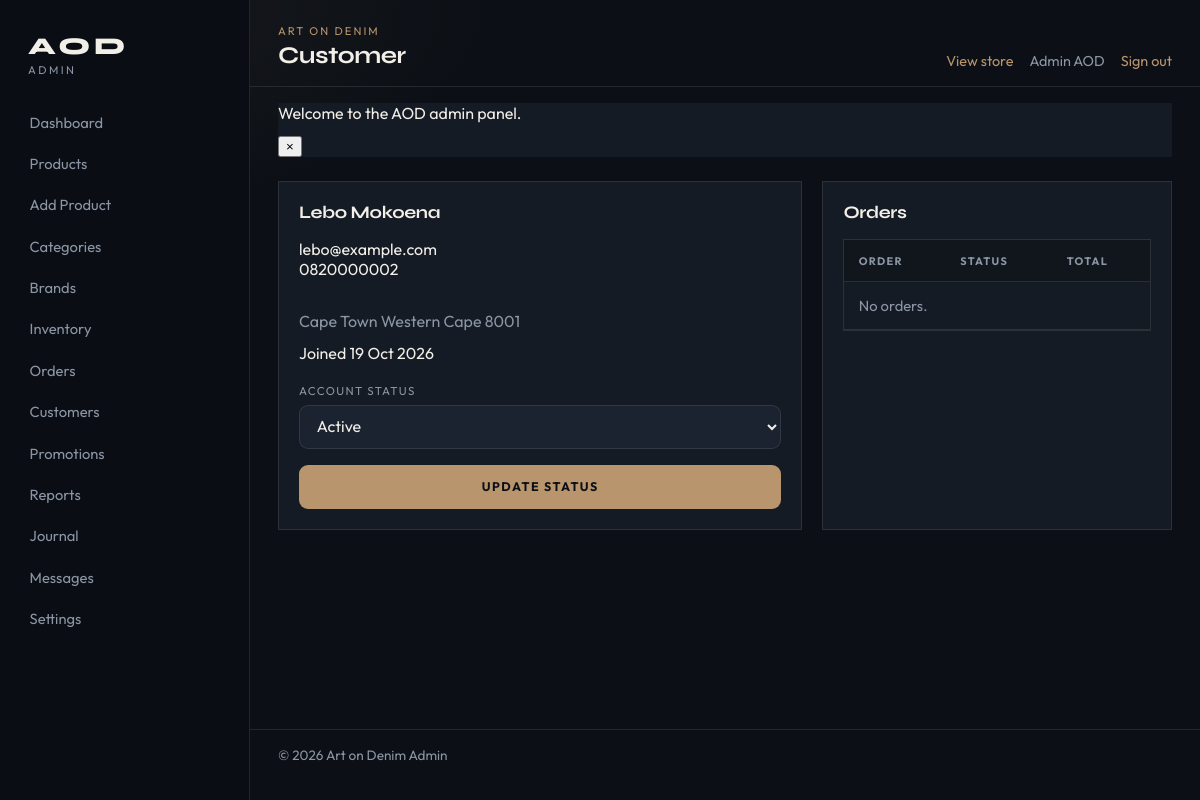
The page /admin/customer-details.php?id=2 (signed in) on the database its author committed.
### tables this page shows
CREATE TABLE `users` (
  `id` INT UNSIGNED NOT NULL AUTO_INCREMENT,
  `first_name` VARCHAR(80) NOT NULL,
  `last_name` VARCHAR(80) NOT NULL,
  `email` VARCHAR(190) NOT NULL,
  `phone` VARCHAR(30) DEFAULT NULL,
  `password_hash` VARCHAR(255) NOT NULL,
  `role` ENUM('customer', 'admin') NOT NULL DEFAULT 'customer',
  `status` ENUM('active', 'inactive', 'banned') NOT NULL DEFAULT 'active',
  `address_line1` VARCHAR(255) DEFAULT NULL,
  `address_line2` VARCHAR(255) DEFAULT NULL,
  `city` VARCHAR(100) DEFAULT NULL,
  `province` VARCHAR(100) DEFAULT NULL,
  `postal_code` VARCHAR(20) DEFAULT NULL,
  `country` VARCHAR(100) NOT NULL DEFAULT 'South Africa',
  `email_verified_at` DATETIME DEFAULT NULL,
  `last_login_at` DATETIME DEFAULT NULL,
  `created_at` DATETIME NOT NULL DEFAULT CURRENT_TIMESTAMP,
  `updated_at` DATETIME NOT NULL DEFAULT CURRENT_TIMESTAMP ON UPDATE CURRENT_TIMESTAMP,
  PRIMARY KEY (`id`),
  UNIQUE KEY `uq_users_email` (`email`),
  KEY `idx_users_role` (`role`),
  KEY `idx_users_status` (`status`)
);

### includes/functions.php (called while the page is built, shortened)
<?php
function e(?string $value): string
{
    return htmlspecialchars((string) $value, ENT_QUOTES | ENT_SUBSTITUTE, 'UTF-8');
}
function url(string $path = ''): string
{
    $path = ltrim($path, '/');
    return rtrim(BASE_URL, '/') . '/' . $path;
}
function asset(string $path): string
{
    return url(ltrim($path, '/'));
}
function current_user(): ?array
{
    return $_SESSION['user'];
}

### config/database.php (called while the page is built, shortened)
<?php
function db(): PDO
{
    static $pdo = null;
    if ($pdo instanceof PDO) {
        return $pdo;
    }
    $dsn = sprintf(
        'mysql:host=%s;port=%s;dbname=%s;charset=%s',
        DB_HOST,
        DB_PORT,
        DB_NAME,
        DB_CHARSET
    );
    try {
        $pdo = new PDO($dsn, DB_USER, DB_PASS, [
            PDO::ATTR_ERRMODE            => PDO::ERRMODE_EXCEPTION,
            PDO::ATTR_DEFAULT_FETCH_MODE => PDO::FETCH_ASSOC,
            PDO::ATTR_EMULATE_PREPARES   => false,
            PDO::MYSQL_ATTR_INIT_COMMAND => "SET NAMES utf8mb4 COLLATE utf8mb4_unicode_ci",
        ]);
    } catch (PDOException $e) {
        if (APP_DEBUG) {
            throw new RuntimeException('Database connection failed: ' . $e->getMessage(), 0, $e);
        }
        error_log('AOD DB Error: ' . $e->getMessage());
        http_response_code(503);
        exit('Service temporarily unavailable. Please try again later.');
    }
    return $pdo;
}

### includes/auth.php (called while the page is built, shortened)
<?php
function refresh_session_user(): ?array
{
    $full = find_user_by_id((int) $_SESSION['user']['id']);
    return $_SESSION['user'];
}
function find_user_by_id(int $id): ?array
{
    $stmt = db()->prepare('SELECT * FROM users WHERE id = :id LIMIT 1');
    $stmt->execute([':id' => $id]);
    $user = $stmt->fetch();
    return $user ?: null;
}

### includes/admin-auth.php (called while the page is built, shortened)
<?php
function require_admin(): void
{
    $user = refresh_session_user();
}

### admin/customer-details.php (the view, shortened to what this page needs)
<?php
require_admin();
$id = (int) ($_GET['id'] ?? $_POST['id'] ?? 0);
$stmt = db()->prepare(
    "SELECT id, first_name, last_name, email, phone, role, status,
            address_line1, address_line2, city, province, postal_code, country,
            last_login_at, created_at, updated_at
     FROM users
     WHERE id = :id AND role = 'customer'
     LIMIT 1"
);
$stmt->execute([':id' => $id]);
$customer = $stmt->fetch();
$orders = db()->prepare('SELECT * FROM orders WHERE user_id = :uid ORDER BY placed_at DESC LIMIT 20');
$orders->execute([':uid' => $id]);
$orderRows = $orders->fetchAll();
$pageTitle = 'Customer';
require dirname(__DIR__) . '/includes/admin-header.php';
?>
<div class="admin-grid-2">
    <section class="admin-panel">
        <h2><?= e($customer['first_name'] . ' ' . $customer['last_name']) ?></h2>
        <p><?= e($customer['email']) ?><br><?= e((string) ($customer['phone'] ?? '')) ?></p>
        <p class="muted">
            <?= e((string) ($customer['address_line1'] ?? '')) ?><br>
            <?= e(trim(($customer['city'] ?? '') . ' ' . ($customer['province'] ?? '') . ' ' . ($customer['postal_code'] ?? ''))) ?>
        </p>
        <p>Joined <?= e(date('d M Y', strtotime($customer['created_at']))) ?></p>
        <form method="post" class="admin-form" style="margin-top:1.25rem;">
            <div class="admin-field">
                <label for="status">Account status</label>
                <select id="status" name="status">
                    <?php foreach (['active','inactive','banned'] as $s): ?>
                        <option value="<?= $s ?>" <?= $customer['status'] === $s ? 'selected' : '' ?>><?= ucfirst($s) ?></option>
                    <?php endforeach; ?>
                </select>
            </div>
            <button type="submit" class="admin-btn">Update status</button>
        </form>
    </section>
    <section class="admin-panel">
        <h2>Orders</h2>
        <div class="admin-table-wrap">
            <table class="admin-table">
                <thead><tr><th>Order</th><th>Status</th><th>Total</th></tr></thead>
                <tbody>
                    <?php if (!$orderRows): ?>
                        <tr><td colspan="3" class="muted">No orders.</td></tr>
                    <?php endif; ?>
                </tbody>
            </table>
        </div>
    </section>
</div>
<?php require dirname(__DIR__) . '/includes/admin-footer.php'; ?>

### includes/admin-header.php (shortened to what this page needs)
<?php
$pageTitle = $pageTitle ?? 'Admin';
$adminUser = current_user();
?>
<!DOCTYPE html>
<html lang="en">
<head>
    <link rel="stylesheet" href="<?= e(asset('assets/css/admin.css')) ?>">
</head>
<body class="admin-body">
<div class="admin-shell">
<?php require __DIR__ . '/admin-sidebar.php'; ?>
<div class="admin-main-wrap">
    <header class="admin-topbar">
        <div>
            <p class="admin-topbar__eyebrow">Art on Denim</p>
            <h1 class="admin-topbar__title"><?= e($pageTitle) ?></h1>
        </div>
        <div class="admin-topbar__actions">
            <a href="<?= e(url('index.php')) ?>" target="_blank" rel="noopener">View store</a>
            <span><?= e(($adminUser['first_name'] ?? 'Admin') . ' ' . ($adminUser['last_name'] ?? '')) ?></span>
            <form method="post" action="<?= e(url('admin/logout.php')) ?>">
                <button type="submit" class="admin-link-btn">Sign out</button>
            </form>
        </div>
    </header>
    <div class="admin-alerts">
        <?php require __DIR__ . '/alerts.php'; ?>
    </div>
    <main id="admin-main" class="admin-content">

### assets/css/admin.css (style rules this page uses)
:root { --admin-bg: #0c1016; --admin-panel: #151b24; --admin-panel-2: #1b2330; --admin-border: rgba(242, 239, 233, 0.1); --admin-text: #f2efe9; --admin-muted: #8b95a3; --admin-accent: #b8956c; --admin-accent-deep: #9a7854; --admin-danger: #c45c48; --admin-success: #3d8f6a; --admin-warning: #c49a4a; --font-display: "Syne", sans-serif; --font-body: "Outfit", sans-serif; --sidebar-w: 250px; --radius: 9px; --transition: 200ms ease; }
*, *::before, *::after { box-sizing: border-box; }
body.admin-body { margin: 0; min-height: 100vh; font-family: var(--font-body); background: radial-gradient(900px 400px at 0% 0%, rgba(184, 149, 108, 0.08), transparent 55%), var(--admin-bg); color: var(--admin-text); -webkit-font-smoothing: antialiased; }
a { color: var(--admin-accent); text-decoration: none; }
h1, h2, h3 { font-family: var(--font-display); letter-spacing: -0.02em; margin: 0 0 0.75rem; }
p { margin: 0 0 0.75rem; }
.admin-shell { display: grid; grid-template-columns: var(--sidebar-w) 1fr; min-height: 100vh; }
.admin-main-wrap { display: flex; flex-direction: column; min-width: 0; }
.admin-topbar { display: flex; justify-content: space-between; gap: 1rem; align-items: end; padding: 1.5rem 1.75rem 1rem; border-bottom: 1px solid var(--admin-border); }
.admin-topbar__eyebrow { margin: 0; font-size: 0.7rem; letter-spacing: 0.18em; text-transform: uppercase; color: var(--admin-accent); }
.admin-topbar__title { margin: 0.2rem 0 0; font-size: clamp(1.4rem, 2vw, 1.9rem); }
.admin-topbar__actions { display: flex; flex-wrap: wrap; gap: 1rem; align-items: center; color: var(--admin-muted); font-size: 0.9rem; }
.admin-link-btn { background: transparent; border: 0; color: var(--admin-accent); cursor: pointer; font: inherit; padding: 0; }
.admin-alerts { padding: 0 1.75rem; }
.admin-content { padding: 1.5rem 1.75rem 2.5rem; flex: 1; }
.admin-grid-2 { display: grid; grid-template-columns: 1.2fr 0.8fr; gap: 1.25rem; }
.admin-panel { background: var(--admin-panel); border: 1px solid var(--admin-border); padding: 1.25rem; }
.admin-panel h2 { font-size: 1.1rem; margin-bottom: 1rem; }
.admin-form, .admin-inline-form { display: grid; gap: 1rem; }
.admin-field { display: grid; gap: 0.4rem; }
.admin-field label { font-size: 0.72rem; letter-spacing: 0.12em; text-transform: uppercase; color: var(--admin-muted); }
.admin-field input, .admin-field select, .admin-field textarea { width: 100%; min-height: 2.7rem; border: 1px solid var(--admin-border); background: var(--admin-panel-2); color: var(--admin-text); padding: 0.65rem 0.8rem; font: inherit; border-radius: var(--radius); }
.admin-btn { display: inline-flex; align-items: center; justify-content: center; min-height: 2.7rem; padding: 0.65rem 1.2rem; border: 1px solid transparent; background: var(--admin-accent); color: #0c1016; font: inherit; font-size: 0.78rem; font-weight: 700; letter-spacing: 0.12em; text-transform: uppercase; cursor: pointer; border-radius: var(--radius); }
.admin-btn { position: relative; isolation: isolate; overflow: hidden; }
.admin-btn::before { content: ""; position: absolute; z-index: -1; inset: 0 auto 0 0; width: 0; background: #f2efe9; transition: width 0.4s cubic-bezier(0.22, 1, 0.36, 1); }
.admin-table-wrap { overflow-x: auto; border: 1px solid var(--admin-border); }
.admin-table { width: 100%; border-collapse: collapse; font-size: 0.92rem; }
.admin-table th, .admin-table td { text-align: left; padding: 0.85rem 0.9rem; border-bottom: 1px solid var(--admin-border); vertical-align: middle; }
.admin-table th { font-size: 0.68rem; letter-spacing: 0.12em; text-transform: uppercase; color: var(--admin-muted); background: rgba(0,0,0,0.2); }
.muted { color: var(--admin-muted); }

### rows shown on the page
users: first_name+last_name "Admin AOD"
users: first_name+last_name "Lebo Mokoena", email "lebo@example.com", phone "0820000002", city+province+postal_code "Cape Town Western Cape 8001", created_at "19 Oct 2026", status "Active"

### other values the page prints
$item[0] "Dashboard"
$item[0] "Products"
$item[0] "Add Product"
$item[0] "Categories"
$item[0] "Brands"
$item[0] "Inventory"
$item[0] "Orders"
$item[0] "Customers"
$item[0] "Promotions"
$item[0] "Reports"
$item[0] "Journal"
$item[0] "Messages"
$item[0] "Settings"
$pageTitle "Customer"
$flash['message'] "Welcome to the AOD admin panel."
